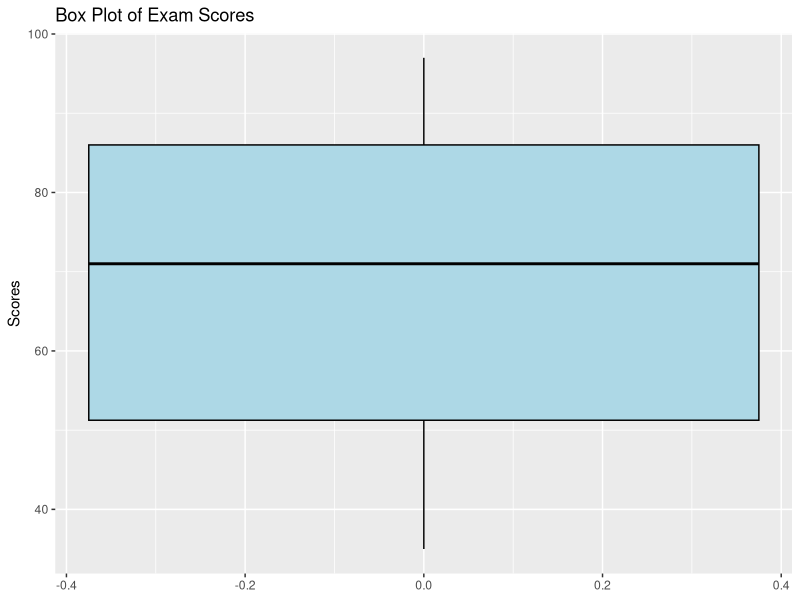

This chart was generated by the following R code:
scores <- c(85, 70, 92, 55, 78, 63, 97, 40, 89, 72, 35, 35)

mean_score <- mean(scores)
median_score <- median(scores)
sd_score <- sd(scores)

cat("Mean Score:", mean_score, "\n")
cat("Median Score:", median_score, "\n")
cat("Standard Deviation:", sd_score, "\n")

library(ggplot2)

data <- data.frame(Score = scores)

ggplot(data, aes(y = Score)) +
  geom_boxplot(fill = "lightblue", color = "black") +
  labs(title = "Box Plot of Exam Scores", y = "Scores")
